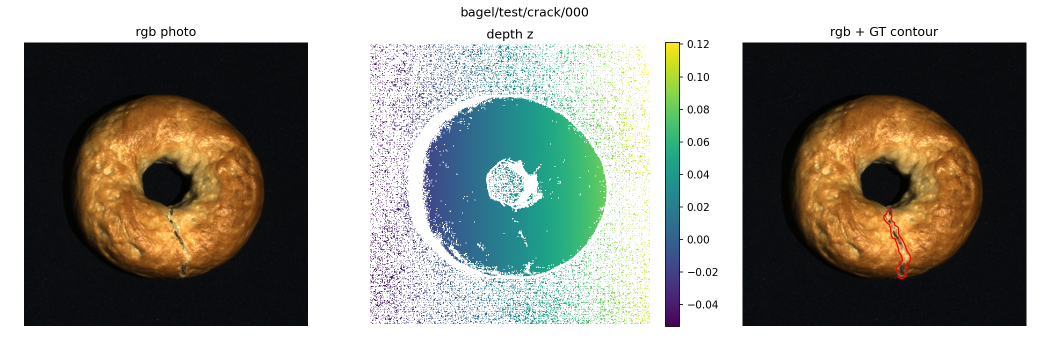
#> input picture repro/stage01_data_explore/ex04_bagel_crack_overlay.png, 2100 x 675 px, given in place of 000.tiff, which was not available (shown at 1/2 size)
$ python ex03_visualize.py
#> lines starting #> are read from the running program, lines starting #| are printed output that depends on the picture; pictures that were not available may be replaced by others from this repository, and a replacement may not be noted
# ex03_visualize.py
# 阶段 1 任务 3：可视化 —— 亲眼看到 2.5D
# WSL 无显示器：matplotlib 一律 savefig 存 PNG，用 explorer.exe 在 Windows 侧查看
# 图内文字一律英文（WSL matplotlib 默认无中文字体，中文会变方框）

from pathlib import Path
import numpy as np
import cv2
import matplotlib
matplotlib.use('Agg')            # 强制非交互后端：只写文件、不弹窗（无显示器环境必须）
import matplotlib.pyplot as plt

ROOT = Path('/mnt/e/datasets/mvtec3d')


def load(cls: str, split: str, defect: str, idx: int):
#> called with split = 'train', defect = 'good', idx = 0
    base = ROOT / cls / split / defect
    xyz = cv2.imread(str(base / 'xyz' / f'{idx:03d}.tiff'), cv2.IMREAD_UNCHANGED)
#> xyz is the input picture: shape (675, 2100, 4); mean B, G, R, A 136, 145, 145.1, 255
    rgb = cv2.imread(str(base / 'rgb' / f'{idx:03d}.png'), cv2.IMREAD_UNCHANGED)
    rgb = cv2.cvtColor(rgb, cv2.COLOR_BGR2RGB)   # OpenCV 读出的是 BGR，转回 RGB 才是人眼看到的颜色
    return xyz, rgb


def main():
    cls, split, defect, idx = 'bagel', 'train', 'good', 0
    xyz, rgb = load(cls, split, defect, idx)

    # ex02 的核心发现在这里直接生效：坏点是 (0,0,0) 不是 NaN
    zero = (xyz == 0).all(axis=2)
#> zero: shape (675, 2100) bool; every value is 0
    z = xyz[..., 2]
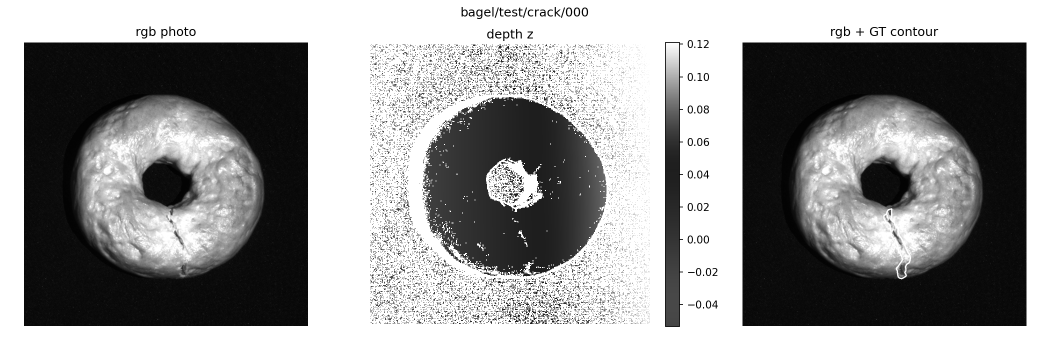
#> z: shape (675, 2100) (shown at 1/2 size); min 0, max 255, mean 145.1
    # masked array：被 mask 的点在 imshow 里自动显示为透明（叠在黑色背景上=黑洞）
    z_m = np.ma.masked_where(zero, z)

    # ---- 图 1：四联张（rgb 照片 / 深度灰度 / 深度伪彩 / 有效点掩码）----
    fig, axes = plt.subplots(1, 4, figsize=(16, 4))
    axes[0].imshow(rgb)
    axes[0].set_title('rgb photo')
    g1 = axes[1].imshow(z_m, cmap='gray')
    axes[1].set_title('depth z (gray)')
    fig.colorbar(g1, ax=axes[1], fraction=0.046)
    g2 = axes[2].imshow(z_m, cmap='viridis')
    axes[2].set_title('depth z (viridis)')
    fig.colorbar(g2, ax=axes[2], fraction=0.046)
    axes[3].imshow(~zero, cmap='gray')
    axes[3].set_title('valid mask (white=point)')
    for ax in axes:
        ax.axis('off')
    fig.suptitle(f'{cls}/{split}/{defect}/{idx:03d}   zero={int(zero.sum())} '
                 f'({zero.mean() * 100:.1f}%)')
    fig.tight_layout()
    fig.savefig('ex03_bagel_good_panel.png', dpi=150)
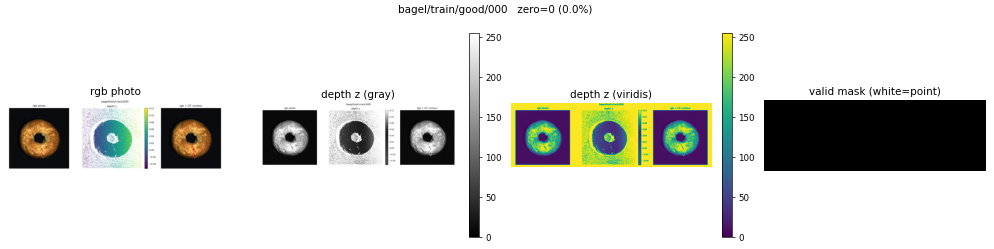
#> figure drawn by matplotlib, 6 panels
    plt.close(fig)

    # ---- 图 2：俯视投影（鸟瞰点云）—— 把有效点摊到 x-y 平面，颜色标高度 z ----
    pts = xyz[~zero]                      # (N, 3) 只保留有效点
    fig, ax = plt.subplots(figsize=(6, 6))
    sc = ax.scatter(pts[:, 0] * 1000, pts[:, 1] * 1000,
                    c=pts[:, 2] * 1000, s=0.3, cmap='viridis')
    ax.set_xlabel('x (mm)')
    ax.set_ylabel('y (mm)')
    ax.set_aspect('equal')                # x/y 同比例，不然面包圈会被拉成椭圆
    ax.set_title(f'top-down view  N={pts.shape[0]}')
    fig.colorbar(sc, ax=ax, label='z (mm)')
    fig.tight_layout()
    fig.savefig('ex03_bagel_good_topdown.png', dpi=150)
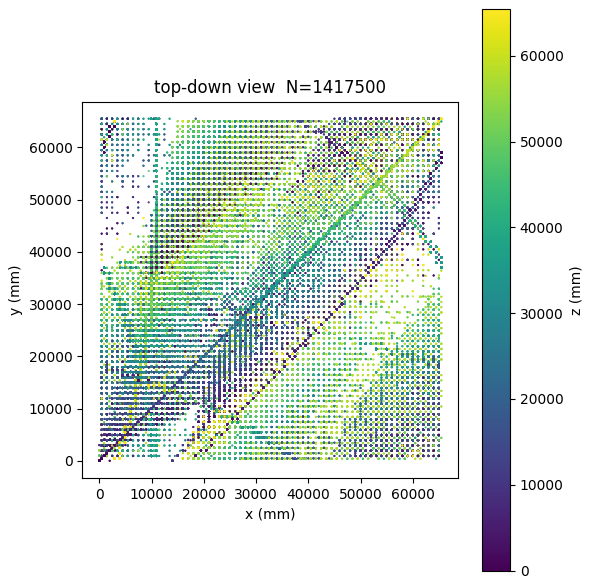
#> figure drawn by matplotlib, 2 panels
    plt.close(fig)

    print('已生成: ex03_bagel_good_panel.png / ex03_bagel_good_topdown.png')
    print('查看: explorer.exe ex03_bagel_good_panel.png')


if __name__ == '__main__':
    main()
